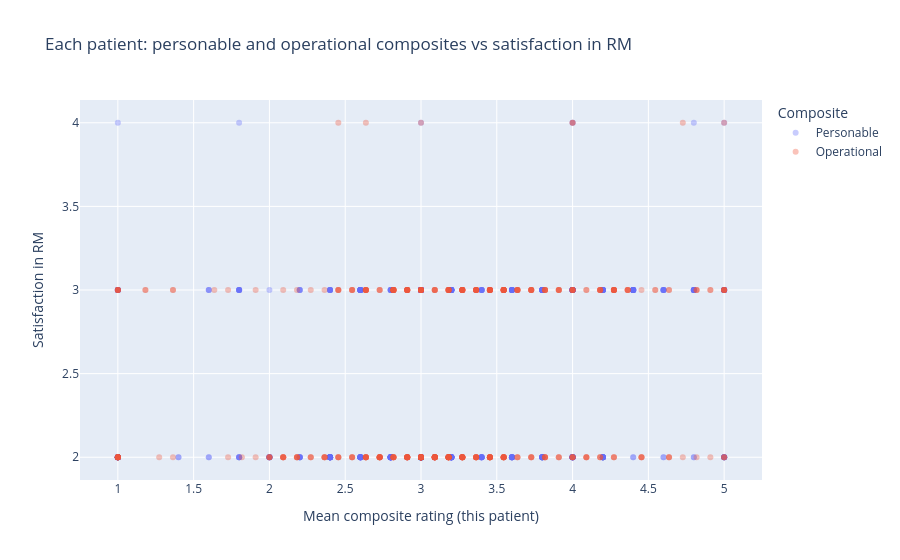

Source (notebook cell):
### Markdown cell above
**Chart rationale:**  
*I wanted to use horizontal bars to make the data easier easier to read, especially because the dataset has many aspect names. While df.describe() can show which category has the highest mean through numeric values on a table, the horizontal bar chart lets a reader compare ranks at a glance and see how far apart the highest and lowest aspects are on the same scale*

### Code cell
# Each dot = one patient: composite score vs satisfaction in RM
# (composite = mean of that group's items for that patient, same columns as the two-bar chart above)

import plotly.express as px

sat = "satisfaction in RM"
personable = [
    "Quality/experience dr.",
    "Admin procedures",
    "Specialists avaliable",
    "friendly health care workers",
    "Communication with dr",
]
operational = [c for c in df.columns if c not in personable and c != sat]

pat = df.copy()
pat["personable_avg"] = df[personable].mean(axis=1)
pat["operational_avg"] = df[operational].mean(axis=1)

pat_long = pd.concat(
    [
        pat.assign(composite_type="Personable", composite_avg=pat["personable_avg"]),
        pat.assign(composite_type="Operational", composite_avg=pat["operational_avg"]),
    ],
    ignore_index=True,
)

fig_both = px.scatter(
    pat_long,
    x="composite_avg",
    y=sat,
    color="composite_type",
    category_orders={"composite_type": ["Personable", "Operational"]},
    opacity=0.35,
    title="Each patient: personable and operational composites vs satisfaction in RM",
    labels={
        "composite_avg": "Mean composite rating (this patient)",
        sat: "Satisfaction in RM",
        "composite_type": "Composite",
    },
)
fig_both.show()

### Figure 1 — Plotly figure (JSON) as saved in the notebook; plotly's stock layout.template omitted (floating-point values rounded to 4 significant figures; data arrays with more than 128 entries replaced by an {"elided": "..."} marker saying what was removed)
{"data": [{"hovertemplate": "Composite=Personable<br>Mean composite rating (this patient)=%{x}<br>Satisfaction in RM=%{y}<extra></extra>", "legendgroup": "Personable", "marker": {"color": "#636efa", "opacity": 0.35, "symbol": "circle"}, "mode": "markers", "name": "Personable", "orientation": "v", "showlegend": true, "type": "scatter", "x": {"elided": "452 float values"}, "xaxis": "x", "y": {"elided": "452 float values"}, "yaxis": "y"}, {"hovertemplate": "Composite=Operational<br>Mean composite rating (this patient)=%{x}<br>Satisfaction in RM=%{y}<extra></extra>", "legendgroup": "Operational", "marker": {"color": "#EF553B", "opacity": 0.35, "symbol": "circle"}, "mode": "markers", "name": "Operational", "orientation": "v", "showlegend": true, "type": "scatter", "x": {"elided": "452 float values"}, "xaxis": "x", "y": {"elided": "452 float values"}, "yaxis": "y"}], "layout": {"legend": {"title": {"text": "Composite"}, "tracegroupgap": 0}, "title": {"text": "Each patient: personable and operational composites vs satisfaction in RM"}, "xaxis": {"anchor": "y", "domain": [0, 1], "title": {"text": "Mean composite rating (this patient)"}}, "yaxis": {"anchor": "x", "domain": [0, 1], "title": {"text": "Satisfaction in RM"}}}}
